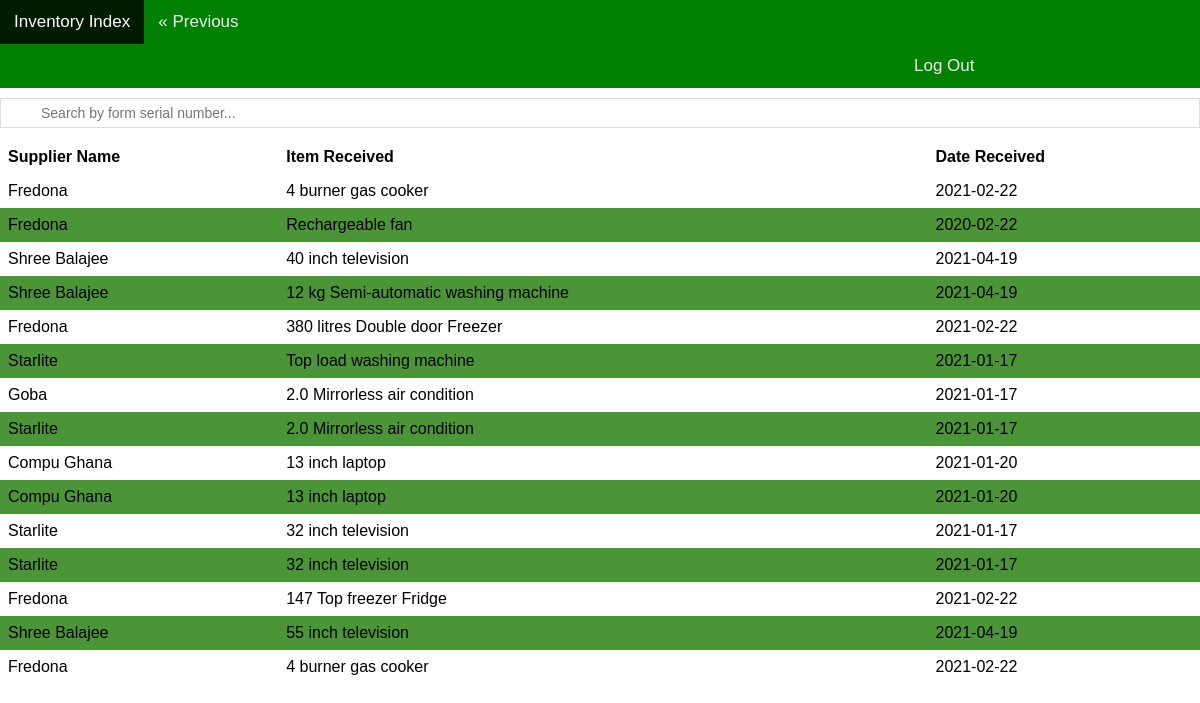
/viewInventoryIndex.php, run on the app's committed database.
### tables this page shows
CREATE TABLE INVENTORY (
    serialNumber VARCHAR(10) NOT NULL UNIQUE,
    itemName VARCHAR(50) NOT NULL,
    supplierName VARCHAR(50) NOT NULL,
    dateReceived DATE NOT NULL,
    brand VARCHAR(20)
);

### viewInventoryIndex.php (the view, shortened to what this page needs)
<?php
require_once "UcslDatabaseConnect.php";
include "header.php";
include "searchbar.php";
$sql = "SELECT supplierName, dateReceived, itemName FROM inventory";
$result = $access->query($sql);
?>
    <link rel="stylesheet" href="viewinfo.css">
<table id="myTable">
<thead>
  <tr>
  <th>Supplier Name</th>
    <th>Item Received</th>
    <th>Date Received</th>
  </tr>
</thead>
<tbody>
<?php
if ($result->num_rows > 0) {
  while ($row = $result->fetch_assoc()) {
    echo "<tr>";
    echo "<td>" . $row["supplierName"] . "</td>";
    echo "<td>". $row["itemName"] . "</td>";
    echo "<td>". $row["dateReceived"] . "</td>";
    echo "</tr>";
  }
} else {
  echo "0 results";
}

### viewinfo.css (style rules this page uses)
body, html { height: 60%; margin: 0; font-family: "Futura", "Trebuchet MS", Arial, sans-serif; }
#myTable { width: 100%; border-collapse: collapse; }
#myTable td, #myTable th { text-align: left; padding: 8px; }
td { font-family: "Futura", "Trebuchet MS", Arial, sans-serif; }
th { font-family: "Futura", "Trebuchet MS", Arial, sans-serif; }
#myTable tr:nth-child(even) { background-color: rgb(75, 148, 56); }

### data on the page
inventory: supplierName "Fredona", itemName "4 burner gas cooker", dateReceived "2021-02-22"
inventory: supplierName "Fredona", itemName "Rechargeable fan", dateReceived "2020-02-22"
inventory: supplierName "Shree Balajee", itemName "40 inch television", dateReceived "2021-04-19"
inventory: supplierName "Shree Balajee", itemName "12 kg Semi-automatic washing machine", dateReceived "2021-04-19"
inventory: supplierName "Fredona", itemName "380 litres Double door Freezer", dateReceived "2021-02-22"
inventory: supplierName "Starlite", itemName "Top load washing machine", dateReceived "2021-01-17"
inventory: supplierName "Goba", itemName "2.0 Mirrorless air condition", dateReceived "2021-01-17"
inventory: supplierName "Starlite", itemName "2.0 Mirrorless air condition", dateReceived "2021-01-17"
inventory: supplierName "Compu Ghana", itemName "13 inch laptop", dateReceived "2021-01-20"
inventory: supplierName "Compu Ghana", itemName "13 inch laptop", dateReceived "2021-01-20"
inventory: supplierName "Starlite", itemName "32 inch television", dateReceived "2021-01-17"
inventory: supplierName "Starlite", itemName "32 inch television", dateReceived "2021-01-17"
inventory: supplierName "Fredona", itemName "147 Top freezer Fridge", dateReceived "2021-02-22"
inventory: supplierName "Shree Balajee", itemName "55 inch television", dateReceived "2021-04-19"
inventory: supplierName "Fredona", itemName "4 burner gas cooker", dateReceived "2021-02-22"

### other printed values
$title "Inventory Index"
